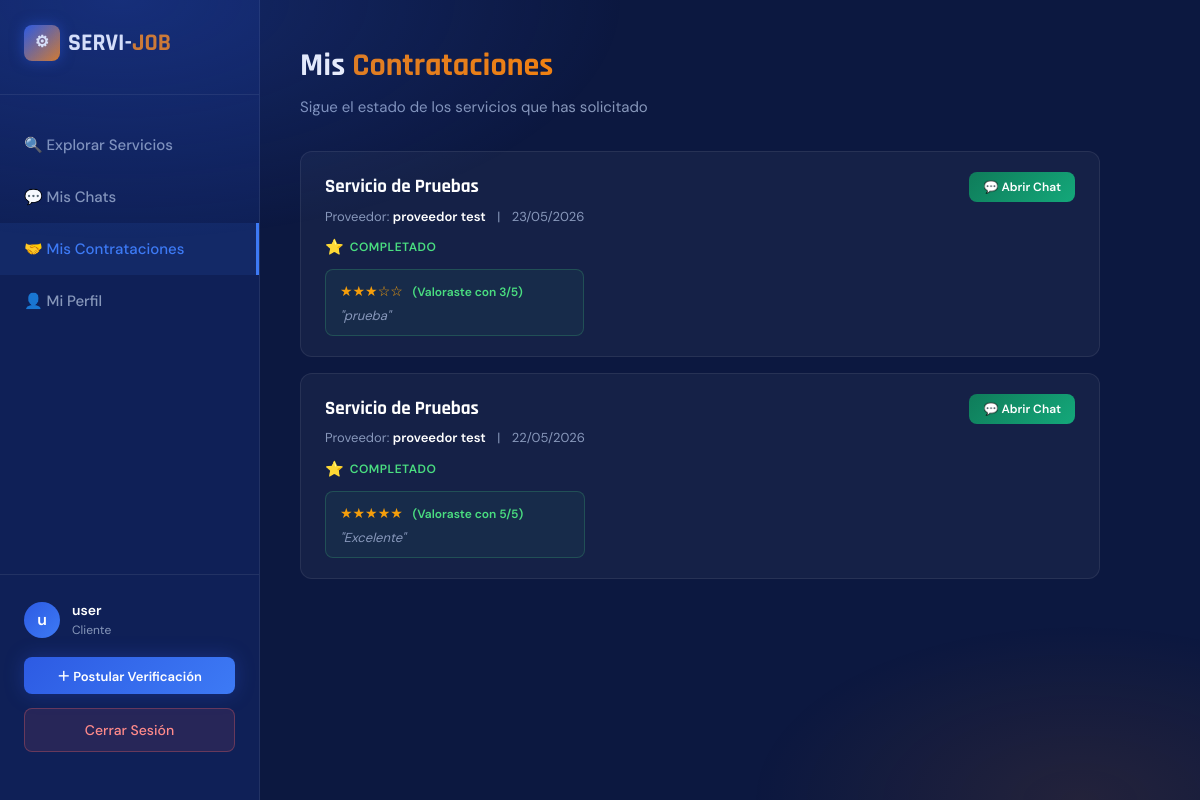
/index.php?tab=contratos (signed in), run on the app's committed database.
### tables this page shows
CREATE TABLE `contrataciones` (
  `id` int(10) UNSIGNED NOT NULL,
  `servicio_id` int(10) UNSIGNED NOT NULL,
  `cliente_id` int(10) UNSIGNED NOT NULL,
  `proveedor_id` int(10) UNSIGNED NOT NULL,
  `estado` enum('pendiente','aceptado','rechazado','cancelado','completado') NOT NULL DEFAULT 'pendiente',
  `motivo` text DEFAULT NULL,
  `created_at` datetime NOT NULL DEFAULT current_timestamp(),
  `updated_at` datetime DEFAULT NULL ON UPDATE current_timestamp()
);

CREATE TABLE `servicios` (
  `id` int(10) UNSIGNED NOT NULL,
  `titulo` varchar(200) NOT NULL,
  `descripcion` text DEFAULT NULL,
  `imagen` varchar(255) DEFAULT NULL,
  `categoria` varchar(80) NOT NULL DEFAULT '',
  `municipio` varchar(60) NOT NULL DEFAULT '',
  `precio` decimal(10,2) NOT NULL DEFAULT 0.00,
  `usuario_id` int(10) UNSIGNED DEFAULT NULL,
  `es_destacado` tinyint(1) NOT NULL DEFAULT 0,
  `verificado` tinyint(1) NOT NULL DEFAULT 0,
  `created_at` datetime NOT NULL DEFAULT current_timestamp(),
  `updated_at` datetime DEFAULT NULL ON UPDATE current_timestamp(),
  `deleted_at` datetime DEFAULT NULL
);

CREATE TABLE `usuarios` (
  `id` int(10) UNSIGNED NOT NULL,
  `nombre` varchar(80) NOT NULL,
  `apellido` varchar(80) NOT NULL DEFAULT '',
  `email` varchar(120) NOT NULL,
  `telefono` varchar(30) NOT NULL DEFAULT '',
  `password` varchar(255) NOT NULL,
  `role` enum('cliente','proveedor','admin') NOT NULL DEFAULT 'cliente',
  `last_login` datetime DEFAULT NULL,
  `created_at` datetime NOT NULL DEFAULT current_timestamp(),
  `updated_at` datetime DEFAULT NULL ON UPDATE current_timestamp(),
  `deleted_at` datetime DEFAULT NULL,
  `suspendido_at` datetime DEFAULT NULL COMMENT 'NULL = activo, fecha = suspendido desde esa fecha'
);

CREATE TABLE `valoraciones` (
  `id` int(10) UNSIGNED NOT NULL,
  `contratacion_id` int(10) UNSIGNED NOT NULL,
  `cliente_id` int(10) UNSIGNED NOT NULL,
  `proveedor_id` int(10) UNSIGNED NOT NULL,
  `puntuacion` int(11) NOT NULL,
  `comentario` text DEFAULT NULL,
  `created_at` datetime NOT NULL DEFAULT current_timestamp()
);

### index.php (the view, shortened to what this page needs)
<?php
include __DIR__ . '/app/api/get_lists.php';
$mi_user_id   = (int)($_SESSION['user_id'] ?? 0);
$mi_user_name = htmlspecialchars($_SESSION['user_name'] ?? 'Tú');
$tab = $_GET['tab'] ?? 'explorar';
$stmt_mis_contratos = mysqli_prepare($conn,
    "SELECT c.*, s.titulo AS servicio_titulo, u.nombre AS proveedor_nombre, u.apellido AS proveedor_apellido,
            v.id AS valoracion_id, v.puntuacion, v.comentario
     FROM contrataciones c
     JOIN servicios s ON s.id = c.servicio_id
     JOIN usuarios u ON u.id = c.proveedor_id
     LEFT JOIN valoraciones v ON v.contratacion_id = c.id
     WHERE c.cliente_id = ?
     ORDER BY c.created_at DESC"
);
mysqli_stmt_bind_param($stmt_mis_contratos, 'i', $mi_user_id);
mysqli_stmt_execute($stmt_mis_contratos);
$mis_contratos = mysqli_stmt_get_result($stmt_mis_contratos)->fetch_all(MYSQLI_ASSOC);
?>
<!DOCTYPE html>
<html lang="es">
<head>
    <link href="public/css/fonts.css" rel="stylesheet">
    <link rel="stylesheet" href="public/css/style_backend.css">
    <link rel="stylesheet" href="public/css/index.css">
</head>
<body>
    <div class="sidebar">
        <a href="index.php" class="logo" style="text-decoration:none;">
            <div style="width:36px; height:36px; background:linear-gradient(135deg, var(--blue-mid), var(--orange)); border-radius:8px; display:flex; align-items:center; justify-content:center; font-size:16px; box-shadow:0 0 14px rgba(45,91,227,0.5); color:white;">⚙</div>
            <span style="color:white;">SERVI-<span style="color:var(--orange);">JOB</span></span>
        </a>
        <a href="?tab=explorar" class="nav-item <?= $tab == 'explorar' ? 'active' : '' ?>">
            🔍 Explorar Servicios
        </a>
        <a href="?tab=chats" class="nav-item <?= $tab == 'chats' ? 'active' : '' ?>">
            💬 Mis Chats
        </a>
        <a href="?tab=contratos" class="nav-item <?= $tab == 'contratos' ? 'active' : '' ?>">
            🤝 Mis Contrataciones
        </a>
        <a href="?tab=perfil" class="nav-item <?= $tab == 'perfil' ? 'active' : '' ?>">
            👤 Mi Perfil
        </a>
        <div style="flex:1"></div>
        <div class="sidebar-bottom">
            <div class="user-info">
                <div class="user-avatar"><?= substr($mi_user_name, 0, 1) ?></div>
                <div>
                    <div style="font-size: 14px; font-weight: 600;"><?= $mi_user_name ?></div>
                    <div style="font-size: 12px; color: var(--text-muted);">Cliente</div>
                </div>
            </div>
            <button class="btn-primary" style="width:100%; font-size:13px; margin-bottom:14px; padding:9px;" onclick="openModal()">＋ Postular Verificación</button>
            <a href="logout.php" class="btn-logout">Cerrar Sesión</a>
        </div>
    </div>
    <div class="main-content">
        <div id="tab-contratos" class="tab-content <?= $tab == 'contratos' ? 'active' : '' ?>">
            <div style="margin-bottom:32px;">
                <h1 style="font-family:'Rajdhani',sans-serif; font-size:32px; font-weight:700;">Mis <span style="color:var(--orange);">Contrataciones</span></h1>
                <p style="color:var(--text-muted); font-size:15px; margin-top:4px;">Sigue el estado de los servicios que has solicitado</p>
            </div>
            <?php if (empty($mis_contratos)): ?>
                <div style="text-align:center; padding:48px 24px; color:var(--text-muted);">
                    <div style="font-size:48px; margin-bottom:12px; opacity:0.4;">🤝</div>
                    <p>Aún no has solicitado ningún servicio.<br>Explora el catálogo y contacta a un proveedor.</p>
                </div>
            <?php else: ?>
                <div style="display:flex; flex-direction:column; gap:16px; max-width:800px;">
                <?php foreach ($mis_contratos as $c): ?>
                    <div style="background:var(--card-bg); border:1px solid var(--border); border-radius:12px; padding:20px 24px;">
                        <div style="display:flex; justify-content:space-between; align-items:flex-start; flex-wrap:wrap; gap:12px;">
                            <div>
                                <h3 style="font-family:'Rajdhani',sans-serif; font-size:19px; font-weight:700; margin-bottom:4px;">
                                    <?= htmlspecialchars($c['servicio_titulo']) ?>
                                </h3>
                                <div style="font-size:13px; color:var(--text-muted); margin-bottom:8px;">
                                    Proveedor: <strong style="color:#fff"><?= htmlspecialchars($c['proveedor_nombre'] . ' ' . $c['proveedor_apellido']) ?></strong>
                                    <span style="margin:0 8px;">|</span>
                                    <?= date('d/m/Y', strtotime($c['created_at'])) ?>
                                </div>
                                <?php
                                $estado_color = match($c['estado']) {
                                    'pendiente'  => '#f59e0b',
                                    'aceptado'   => 'var(--blue-light)',
                                    'rechazado', 'cancelado' => '#ef4444',
                                    'completado' => '#4ade80',
                                    default => 'var(--text-muted)'
                                };
                                $estado_icon = match($c['estado']) {
                                    'pendiente'  => '⏳',
                                    'aceptado'   => '✅',
                                    'rechazado'  => '❌',
                                    'cancelado'  => '🚫',
                                    'completado' => '⭐',
                                    default => '•'
                                };
                                ?>
                                <div style="display:flex; align-items:center; gap:6px;">
                                    <span style="font-size:15px;"><?= $estado_icon ?></span>
                                    <strong style="color:<?= $estado_color ?>; text-transform:uppercase; font-size:12px; letter-spacing:.5px;"><?= $c['estado'] ?></strong>
                                </div>
                                <?php if ($c['valoracion_id']): ?>
                                    <div style="margin-top:10px; padding:10px 14px; background:rgba(74,222,128,0.05); border:1px solid rgba(74,222,128,0.2); border-radius:8px;">
                                        <div style="color:#f59e0b; font-size:14px; margin-bottom:4px;">
                                            <?= str_repeat('★', $c['puntuacion']) ?><?= str_repeat('☆', 5 - $c['puntuacion']) ?>
                                            <span style="color:#4ade80; font-size:12px; margin-left:6px; font-weight:600;">(Valoraste con <?= $c['puntuacion'] ?>/5)</span>
                                        </div>
                                        <?php if (!empty($c['comentario'])): ?>
                                            <div style="font-size:13px; color:var(--text-muted); font-style:italic; line-height:1.4;">
                                                "<?= htmlspecialchars($c['comentario']) ?>"
                                            </div>
                                        <?php endif; ?>
                                    </div>
                                <?php endif; ?>
                            </div>
                            <div style="display:flex; flex-direction:column; gap:8px; align-items:flex-end;">
                                <?php
                                $chat_ctx = json_encode([
                                    'servicio_id'  => (int)$c['servicio_id'],
                                    'cliente_id'   => (int)$c['cliente_id'],
                                    'proveedor_id' => (int)$c['proveedor_id'],
                                    'titulo'       => $c['servicio_titulo'],
                                    'nombre'       => $c['proveedor_nombre'] . ' ' . $c['proveedor_apellido']
                                ]);
                                ?>
                                <button onclick='abrirChatDesdeLista(<?= htmlspecialchars($chat_ctx, ENT_QUOTES) ?>)'
                                    style="padding:7px 14px; border-radius:8px; border:none; background:linear-gradient(135deg,#0f7c5a,#14a87a); color:#fff; font-size:12px; font-weight:600; cursor:pointer; font-family:'DM Sans',sans-serif; transition:all .2s; margin-bottom:4px;"
                                    onmouseover="this.style.transform='translateY(-2px)'; this.style.boxShadow='0 0 10px rgba(20,168,122,0.4)'"
                                    onmouseout="this.style.transform='none'; this.style.boxShadow='none'">
                                    💬 Abrir Chat
                                </button>
                            </div>
                        </div>
                    </div>
                <?php endforeach; ?>
                </div>
            <?php endif; ?>
        </div>
    </div>
</body>
</html>

### public/css/style_backend.css (style rules this page uses)
:root { --navy: #0f2057; --blue: #1a3a8f; --blue-mid: #2d5be3; --blue-light: #3d7af5; --orange: #f5820d; --orange-dark: #d96a00; --orange-glow: rgba(245,130,13,0.25); --white: #ffffff; --off-white: #f4f6fc; --bg-page: #0c1840; --text-muted: #0888888; --card-bg: rgba(255,255,255,0.04); --border: rgba(255,255,255,0.08); --shadow-md: 0 8px 30px rgba(0,0,0,0.4); --radius: 12px; --transition: all 0.25s cubic-bezier(0.4,0,0.2,1); }
* { margin: 0; padding: 0; box-sizing: border-box; }
body { font-family: 'DM Sans', sans-serif; background: var(--bg-page); color: var(--white); min-height: 100vh; line-height: 1.6; }
body::before { content: ''; position: fixed; inset: 0; pointer-events: none; z-index: 0; background: radial-gradient(ellipse 70% 50% at 10% 0%, rgba(45,91,227,0.25) 0%, transparent 60%), radial-gradient(ellipse 50% 40% at 90% 100%, rgba(245,130,13,0.1) 0%, transparent 55%); }
.logo { display: flex; align-items: center; gap: 10px; text-decoration: none; flex-shrink: 0; }
.btn-logout { padding: 9px 18px; border-radius: 8px; border: 1px solid var(--border); color: var(--text-muted); font-size: 13px; font-weight: 500; cursor: pointer; transition: var(--transition); text-decoration: none; }

### public/css/index.css (style rules this page uses)
:root { --navy: #0f2057; --blue: #1a3a8f; --blue-mid: #2d5be3; --blue-light: #3d7af5; --orange: #f5820d; --orange-dark: #d96a00; --white: #ffffff; --off-white: #f4f6fc; --text-muted: #8898bb; --border: rgba(255,255,255,0.08); --card-bg: rgba(255,255,255,0.04); --radius: 12px; --bg: #0c1840; }
body { margin:0; padding:0; box-sizing:border-box; background: var(--bg); color: var(--white); min-height: 100vh; display: flex; font-family: 'DM Sans', sans-serif; }
a { text-decoration: none; color: inherit; }
.sidebar { width: 260px; background: var(--navy); border-right: 1px solid var(--border); display: flex; flex-direction: column; padding: 24px 0; flex-shrink: 0; }
.logo { font-family: 'Rajdhani', sans-serif; font-size: 24px; font-weight: 700; padding: 0 24px 32px; border-bottom: 1px solid var(--border); margin-bottom: 24px; display:flex; align-items:center; gap:8px; }
.nav-item { padding: 14px 24px; color: var(--text-muted); font-size: 15px; font-weight: 500; display: flex; align-items: center; gap: 12px; transition: all 0.2s; cursor: pointer; }
.nav-item:hover, .nav-item.active { background: rgba(61,122,245,0.1); color: var(--blue-light); border-right: 3px solid var(--blue-light); }
.sidebar-bottom { margin-top: auto; padding: 24px; border-top: 1px solid var(--border); }
.user-info { display: flex; align-items: center; gap: 12px; margin-bottom: 16px; }
.user-avatar { width: 36px; height: 36px; border-radius: 50%; background: linear-gradient(135deg, var(--blue-mid), var(--blue-light)); display: flex; align-items: center; justify-content: center; font-weight: 700; }
.btn-logout { display: block; width: 100%; padding: 10px; border-radius: 8px; border: 1px solid rgba(255,100,100,0.3); background: rgba(255,100,100,0.1); color: #ff8a8a; text-align: center; font-size: 14px; transition: all 0.2s; }
.main-content { flex: 1; overflow-y: auto; height: 100vh; display: flex; flex-direction: column; }
.tab-content { display: none; flex: 1; padding: 40px; }
.tab-content.active { display: block; animation: fadeIn 0.3s ease; }
.btn-primary { padding:11px 22px; border-radius:8px; border:none; font-size:14px; font-weight:600; cursor:pointer; font-family:'DM Sans',sans-serif; background:linear-gradient(135deg, var(--blue-mid), var(--blue-light)); color:white; box-shadow:0 0 20px rgba(45,91,227,0.3); transition:all 0.2s; }

### data on the page
contrataciones: servicio.titulo "Servicio de Pruebas", proveedor.apellido "proveedor test", created_at "23/05/2026", estado "⭐", estado "COMPLETADO", valoraciones.puntuacion "★★★", valoraciones.puntuacion "☆☆", valoraciones.puntuacion "3", valoraciones.comentario "prueba"
contrataciones: servicio.titulo "Servicio de Pruebas", proveedor.apellido "proveedor test", created_at "22/05/2026", estado "⭐", estado "COMPLETADO", valoraciones.puntuacion "★★★★★", valoraciones.puntuacion "5", valoraciones.comentario "Excelente"

### other printed values
substr($mi_user_name, 0, 1) "u"
$mi_user_name "user"
